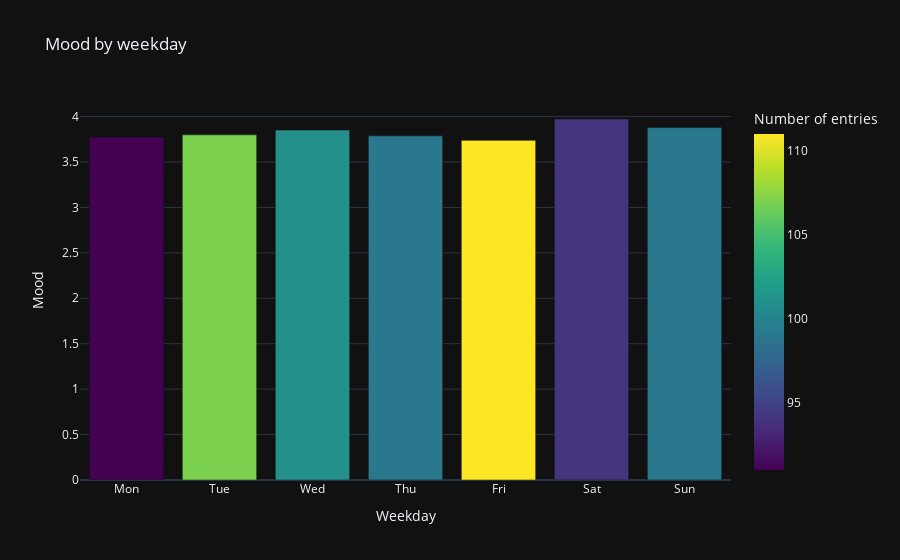

The notebook cell saved with this chart:
### Code cell
df.by_time_bar_plot('weekday')

### Figure 1 — Plotly figure (JSON) as saved in the notebook; plotly's stock layout.template omitted (floating-point values rounded to 4 significant figures)
{"data": [{"alignmentgroup": "True", "hovertemplate": "Weekday=%{x}<br>Mood=%{y}<br>Number of entries=%{marker.color}<extra></extra>", "legendgroup": "", "marker": {"color": [99, 101, 107, 91, 99, 94, 111], "coloraxis": "coloraxis", "pattern": {"shape": ""}}, "name": "", "offsetgroup": "", "orientation": "v", "showlegend": false, "textposition": "auto", "type": "bar", "x": [3, 2, 1, 0, 6, 5, 4], "xaxis": "x", "y": [3.788, 3.851, 3.799, 3.775, 3.879, 3.973, 3.739], "yaxis": "y"}], "layout": {"barmode": "relative", "coloraxis": {"colorbar": {"title": {"text": "Number of entries"}}, "colorscale": [[0, "#440154"], [0.1111, "#482878"], [0.2222, "#3e4989"], [0.3333, "#31688e"], [0.4444, "#26828e"], [0.5556, "#1f9e89"], [0.6667, "#35b779"], [0.7778, "#6ece58"], [0.8889, "#b5de2b"], [1, "#fde725"]]}, "legend": {"tracegroupgap": 0}, "title": {"text": "Mood by weekday"}, "xaxis": {"anchor": "y", "domain": [0, 1], "dtick": 1, "tickmode": "array", "ticktext": ["Mon", "Tue", "Wed", "Thu", "Fri", "Sat", "Sun"], "tickvals": [0, 1, 2, 3, 4, 5, 6], "title": {"text": "Weekday"}}, "yaxis": {"anchor": "x", "domain": [0, 1], "title": {"text": "Mood"}}}}
